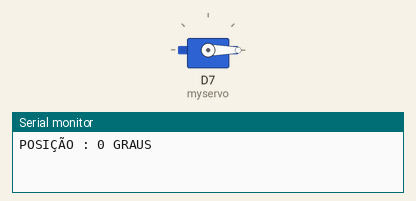
Simulated run of this sketch. Board: ESP8266 (NodeMCU). On the bench: servo, the last lines printed to the serial monitor.

Above: at 0.05 s.
At 4.05 s:
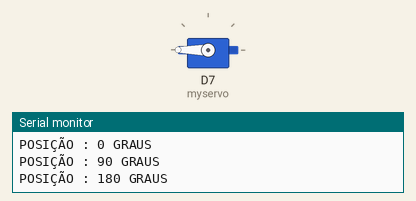
At 8.0 s:
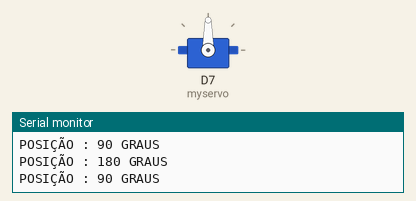
Timing chart, 0 to 10.4 s (numbered marks = the images above):
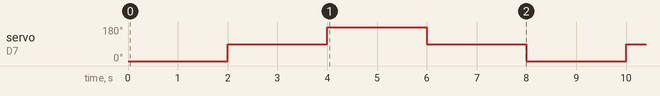

Measured:
- by itself, servo on D7 (myservo): repeats every 8.0 s: 180° 2.0 s, 90° 2.0 s, 0° 2.0 s, 90° 2.0 s

The sketch:

SERVO_TESTE_FOR.ino
```cpp
#include <Servo.h>

Servo myservo;  // create servo object to control a servo
// twelve servo objects can be created on most boards


void setup() {
  myservo.attach(D7);  // attaches the servo on GIO2 to the servo object
  myservo.write(0);
  Serial.begin(9600);
}

void loop() {
  myservo.write(0);//vira para direita
  Serial.println("POSIÇÃO : 0 GRAUS");
  delay(2000);//espera 2 segundos
  myservo.write(90);//vira para direita
  Serial.println("POSIÇÃO : 90 GRAUS");
  delay(2000);//espera 2 segundos
  myservo.write(180);//vira para direita
  Serial.println("POSIÇÃO : 180 GRAUS");
  delay(2000);//espera 2 segundos
  myservo.write(90);//vira para direita
  Serial.println("POSIÇÃO : 90 GRAUS");
  delay(2000);//espera 2 segundos
  }
```
